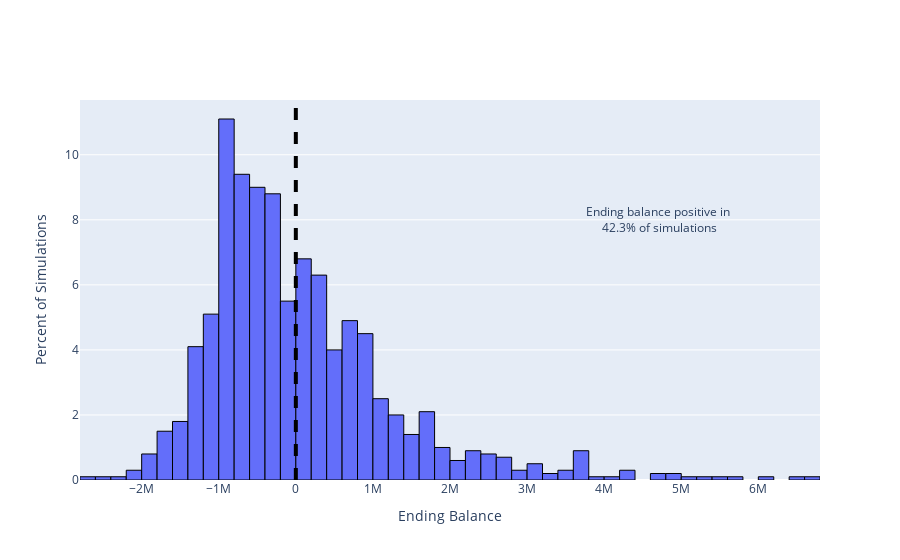

Notebook code for this chart:
### Code cell
# Plot the distribution of ending balances
fig = go.Figure()
trace= go.Histogram(x=sims.endbal, histnorm='percent',hovertemplate="<br>%{y:.2}% of simulations <br><extra></extra>")
fig.add_trace(trace)
# some formatting
fig.update_traces(marker_line_width=1, marker_line_color='black')
fig.layout.xaxis["title"] = "Ending Balance"
fig.layout.yaxis["title"] = "Percent of Simulations"
fig.add_vline(x=0, line_width=4, line_dash="dash", line_color="black")
fig.add_annotation(x=sims.endbal.max()*0.7, y=8,
            text="Ending balance positive in <br>"+f'{frac_pos:.1%} of simulations', showarrow=False)
fig.show()

### Figure 1 — Plotly figure (JSON) as saved in the notebook; plotly's stock layout.template omitted (floating-point values rounded to 4 significant figures; data arrays with more than 128 entries replaced by an {"elided": "..."} marker saying what was removed)
{"data": [{"histnorm": "percent", "hovertemplate": "<br>%{y:.2}% of simulations <br><extra></extra>", "marker": {"line": {"color": "black", "width": 1}}, "type": "histogram", "x": {"elided": "1000 float values"}}], "layout": {"annotations": [{"showarrow": false, "text": "Ending balance positive in <br>42.3% of simulations", "x": 4714000.0, "y": 8}], "shapes": [{"line": {"color": "black", "dash": "dash", "width": 4}, "type": "line", "x0": 0, "x1": 0, "xref": "x", "y0": 0, "y1": 1, "yref": "y domain"}], "xaxis": {"title": {"text": "Ending Balance"}}, "yaxis": {"title": {"text": "Percent of Simulations"}}}}
